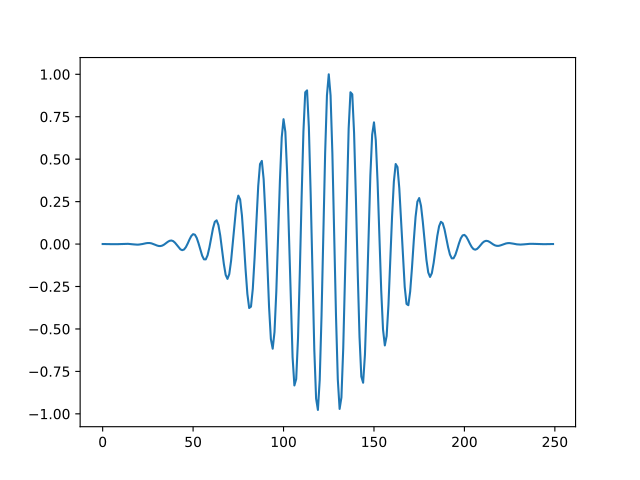

This figure's Python source:
import matplotlib.pyplot as plt
import bruges
plt.plot(bruges.filters.cosine(.5, 0.002, 40))
plt.show()
